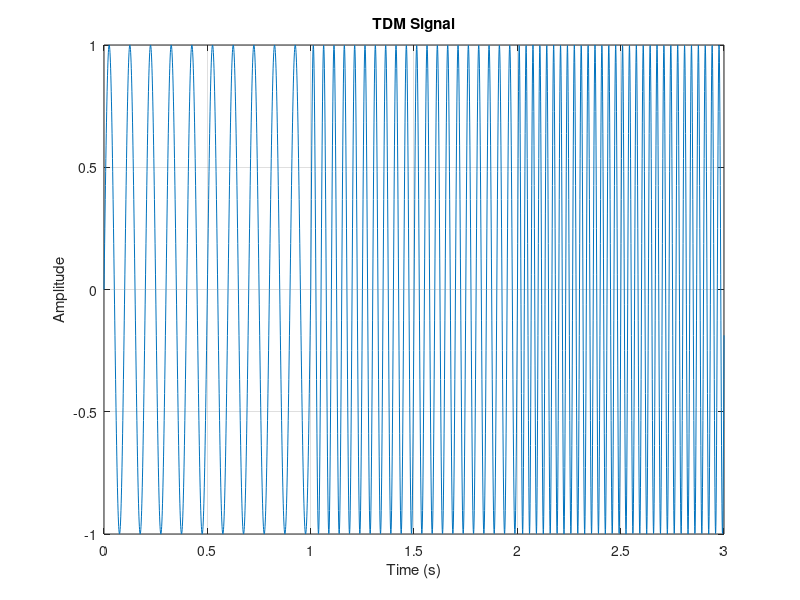

MATLAB code to generate this figure:
clc
clear
fs = 1000; 
t = 0:1/fs:1-1/fs; 

m1 = sin(2*pi*10*t);
m2 = sin(2*pi*20*t); 
m3 = sin(2*pi*30*t); 

TDM_signal = [m1, m2, m3];

t_final = linspace(0, 3, length(TDM_signal)); 

figure;
plot(t_final, TDM_signal);
title('TDM Signal');
xlabel('Time (s)');
ylabel('Amplitude');
grid on;
